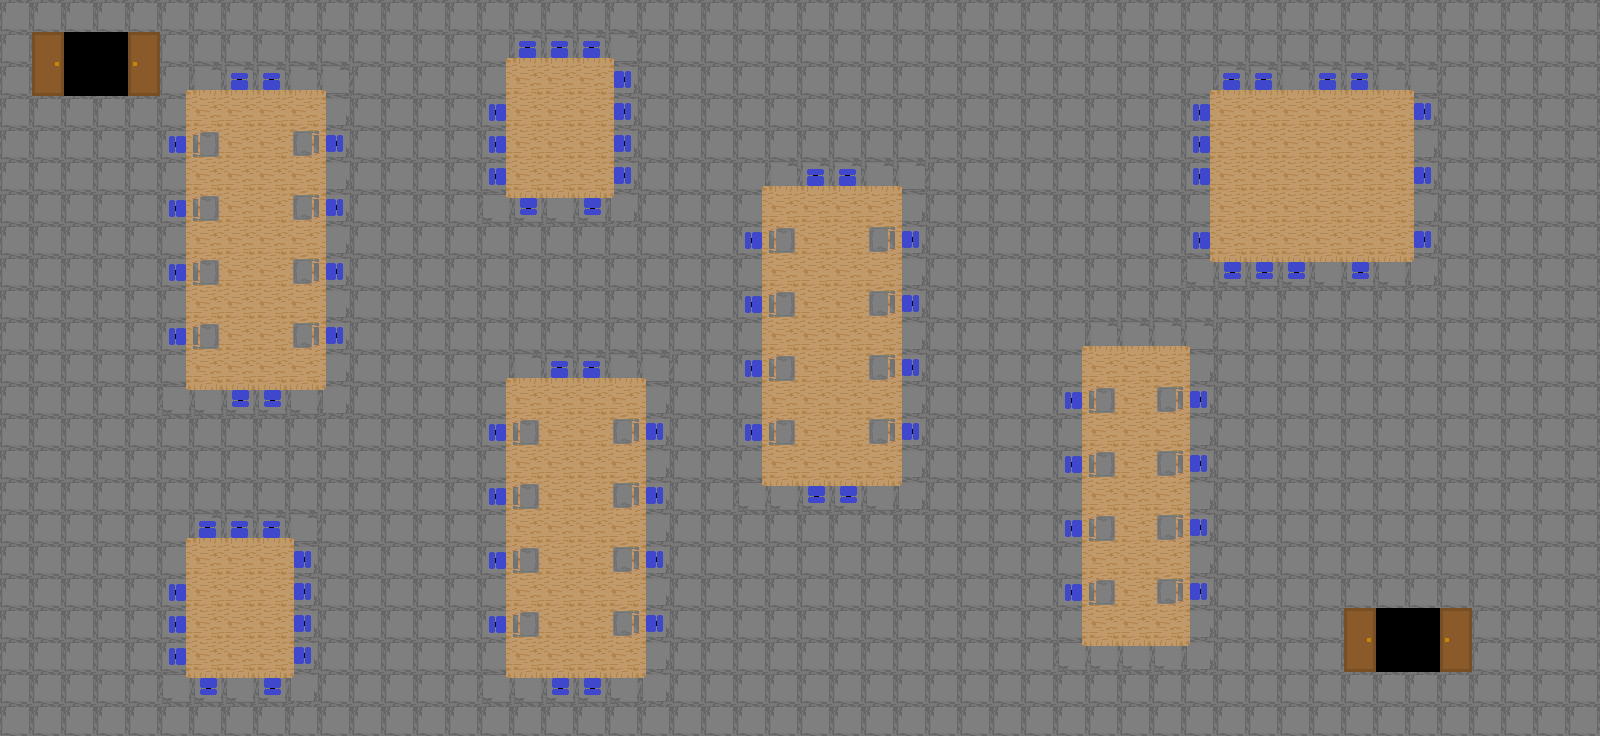

Tiled map render using the project's own tile images. Description and the map definition, with tile-layer contents summarised, below:
An orthogonal 50x23 tile map with 32x32 px tiles, 2 tile layers (base, overlay).

<map version="1.2" tiledversion="1.2.1" orientation="orthogonal" renderorder="right-down" width="50" height="23" tilewidth="32" tileheight="32" infinite="0" nextlayerid="5" nextobjectid="7">
 <tileset firstgid="1" source="tileset.tsx" />
 <layer id="1" name="base" width="50" height="23">
  <data>[1150 cells, 1150 non-empty, 5 distinct tile ids]</data>
 </layer>
 <layer id="3" name="overlay" width="50" height="23">
  <data>[1150 cells, 369 non-empty, 14 distinct tile ids]</data>
 </layer>
</map>